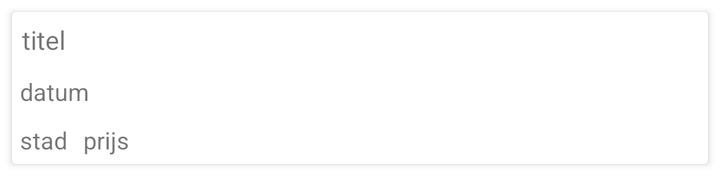
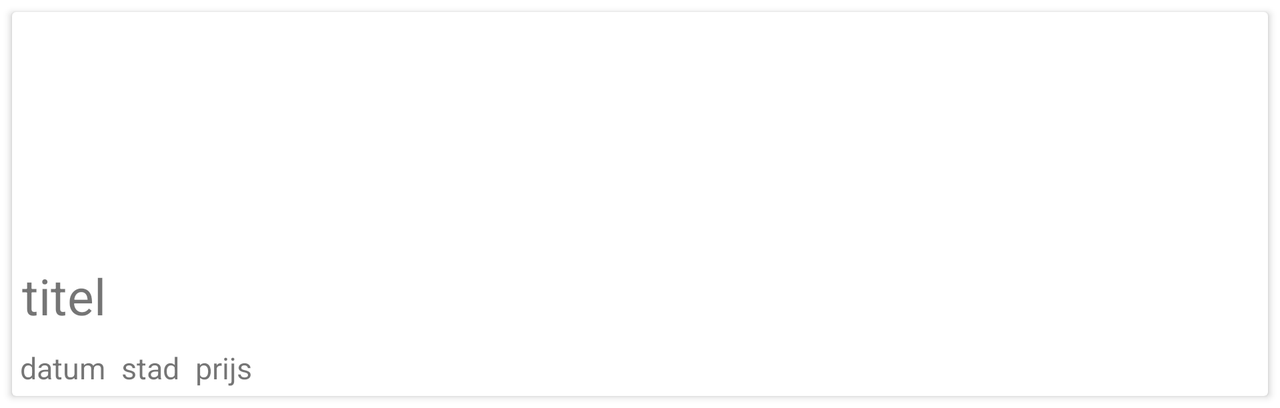

Two renders of one Android screen. The first uses the default layout on a phone; the second uses the alternative layout the repository ships for a different screen configuration, on a matching device. The two XML files are below.
<!-- AndroidManifest.xml: application theme Theme.KookPagin -->
<!-- res/layout/maaltijd_recycle_item.xml -->
<?xml version="1.0" encoding="utf-8"?>
<androidx.cardview.widget.CardView
    xmlns:android="http://schemas.android.com/apk/res/android"
    android:layout_width="wrap_content"
    android:layout_height="wrap_content"
    android:layout_margin="6dp">

    <RelativeLayout
        android:layout_width="wrap_content"
        android:layout_height="match_parent">

        <ImageView
            android:id="@+id/afbeelding"
            android:layout_width="match_parent"
            android:layout_height="wrap_content"
            android:layout_below="@+id/titel" />


        <TextView
            android:id="@+id/titel"
            android:layout_width="wrap_content"
            android:layout_height="wrap_content"
            android:layout_alignParentTop="true"
            android:layout_alignParentStart="true"
            android:layout_marginStart="5dp"
            android:layout_marginTop="5dp"
            android:layout_marginEnd="5dp"
            android:layout_marginBottom="5dp"
            android:text="@string/titel"
            android:textSize="13sp" />

        <TextView
            android:id="@+id/datum"
            android:layout_width="wrap_content"
            android:layout_height="wrap_content"
            android:layout_below="@+id/afbeelding"
            android:layout_alignParentStart="true"
            android:layout_marginStart="4dp"
            android:layout_marginTop="4dp"
            android:layout_marginEnd="4dp"
            android:layout_marginBottom="4dp"
            android:text="@string/datum"
            android:textSize="12sp" />

        <TextView
            android:id="@+id/Stad"
            android:layout_width="wrap_content"
            android:layout_height="wrap_content"
            android:layout_below="@+id/datum"
            android:layout_marginStart="4dp"
            android:layout_marginTop="4dp"
            android:layout_marginEnd="4dp"
            android:layout_marginBottom="4dp"
            android:text="@string/stad"
            android:textSize="12sp" />

        <TextView
            android:id="@+id/prijs"
            android:layout_width="wrap_content"
            android:layout_height="wrap_content"
            android:layout_below="@+id/datum"
            android:layout_marginStart="4dp"
            android:layout_marginTop="4dp"
            android:layout_marginEnd="4dp"
            android:layout_marginBottom="4dp"
            android:layout_toEndOf="@+id/Stad"
            android:text="@string/prijs"
            android:textSize="12sp" />
    </RelativeLayout>
</androidx.cardview.widget.CardView>
<!-- resources referenced by this layout -->
<resources>
  <string name="datum">datum</string>
  <string name="prijs">prijs</string>
  <string name="stad">stad</string>
  <string name="titel">titel</string>
  <style name="Theme.KookPagin" parent="Theme.MaterialComponents.DayNight.DarkActionBar">
          
          <item name="colorPrimary">@color/purple_500</item>
          <item name="colorPrimaryVariant">@color/purple_700</item>
          <item name="colorOnPrimary">@color/white</item>
          
          <item name="colorSecondary">@color/teal_200</item>
          <item name="colorSecondaryVariant">@color/teal_700</item>
          <item name="colorOnSecondary">@color/black</item>
          
          <item name="android:statusBarColor" tools:targetApi="l">?attr/colorPrimaryVariant</item>
          
      </style>
</resources>
<!-- res/layout-land/maaltijd_recycle_item.xml (the repository's variant of the layout above) -->
<!-- drawn on the phone turned sideways -->
<?xml version="1.0" encoding="utf-8"?>
<androidx.cardview.widget.CardView
    xmlns:android="http://schemas.android.com/apk/res/android"
    android:layout_width="wrap_content"
    android:layout_height="wrap_content"
    android:layout_margin="6dp">

    <RelativeLayout
        android:layout_width="wrap_content"
        android:layout_height="match_parent">

        <ImageView
            android:id="@+id/afbeelding"
            android:layout_width="match_parent"
            android:layout_height="120dp"
            android:layout_alignParentStart="true"
            android:layout_alignParentTop="true" />

        <TextView
            android:id="@+id/titel"
            android:layout_below="@+id/afbeelding"
            android:layout_width="wrap_content"
            android:layout_height="wrap_content"
            android:layout_marginStart="5dp"
            android:layout_marginTop="5dp"
            android:layout_marginEnd="5dp"
            android:layout_marginBottom="5dp"
            android:text="@string/titel"
            android:textSize="25sp" />

        <TextView
            android:id="@+id/datum"
            android:layout_width="wrap_content"
            android:layout_height="wrap_content"
            android:layout_below="@+id/titel"
            android:layout_alignParentStart="true"
            android:layout_marginStart="4dp"
            android:layout_marginTop="4dp"
            android:layout_marginEnd="4dp"
            android:layout_marginBottom="4dp"
            android:text="@string/datum"
            android:textSize="15sp" />

        <TextView
            android:id="@+id/Stad"
            android:layout_width="wrap_content"
            android:layout_height="wrap_content"
            android:layout_marginStart="4dp"
            android:layout_marginTop="4dp"
            android:layout_marginEnd="4dp"
            android:layout_marginBottom="4dp"
            android:layout_toRightOf="@+id/datum"
            android:layout_below="@+id/titel"
            android:text="@string/stad"
            android:textSize="15sp" />

        <TextView
            android:id="@+id/prijs"
            android:layout_width="wrap_content"
            android:layout_height="wrap_content"
            android:layout_below="@+id/titel"
            android:layout_marginStart="4dp"
            android:layout_marginTop="4dp"
            android:layout_marginEnd="4dp"
            android:layout_marginBottom="4dp"
            android:layout_toEndOf="@+id/Stad"
            android:text="@string/prijs"
            android:textSize="15sp" />
    </RelativeLayout>
</androidx.cardview.widget.CardView>
